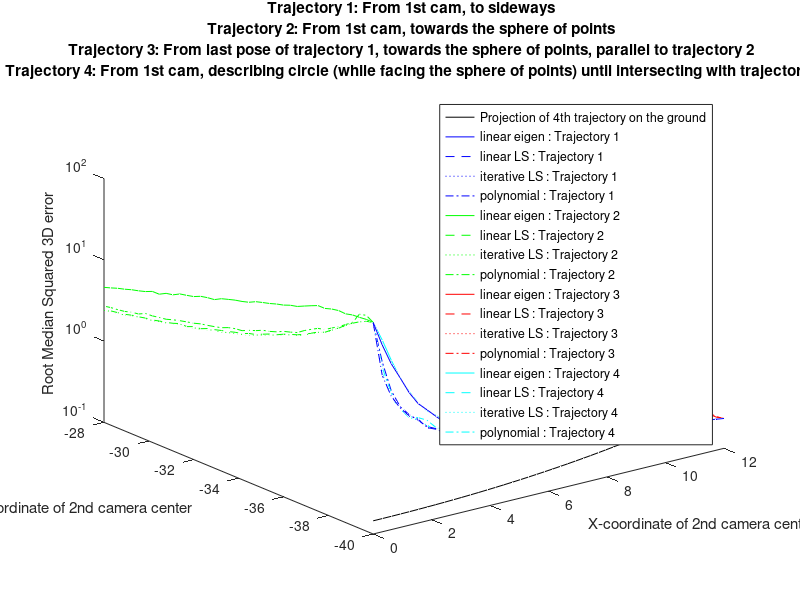
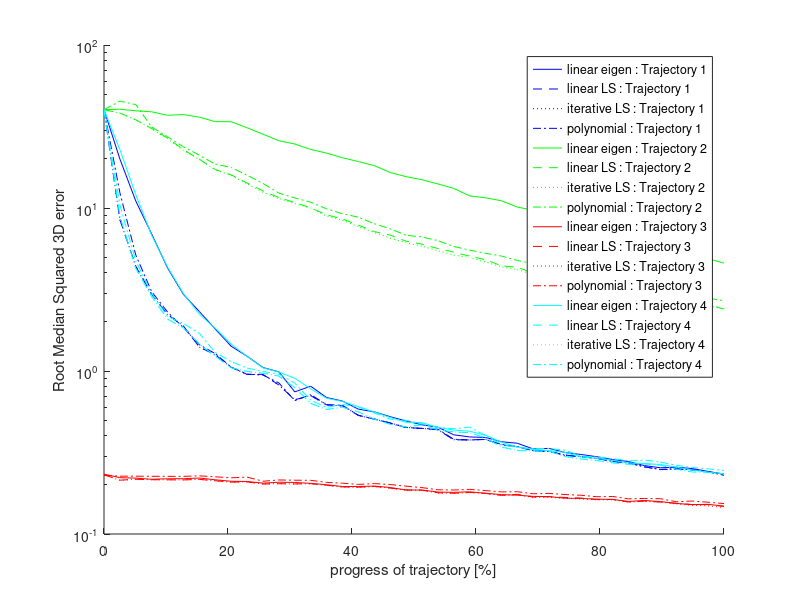
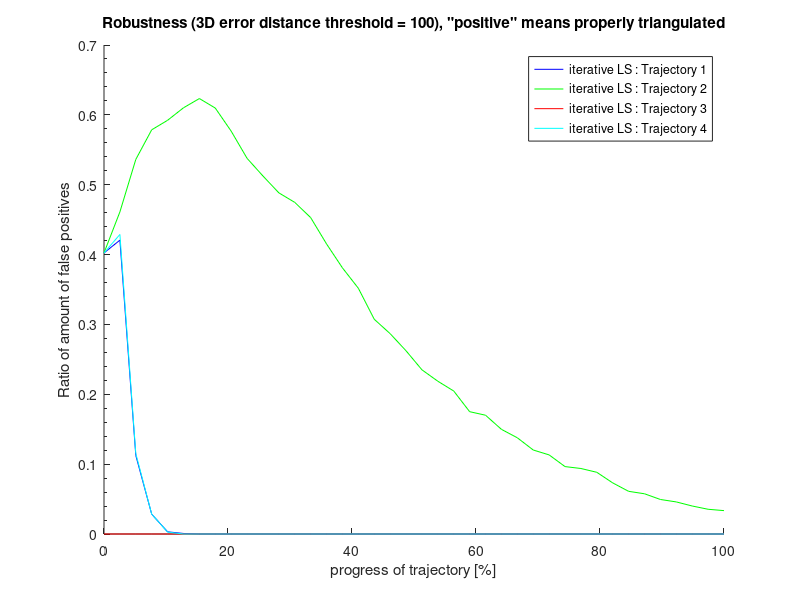
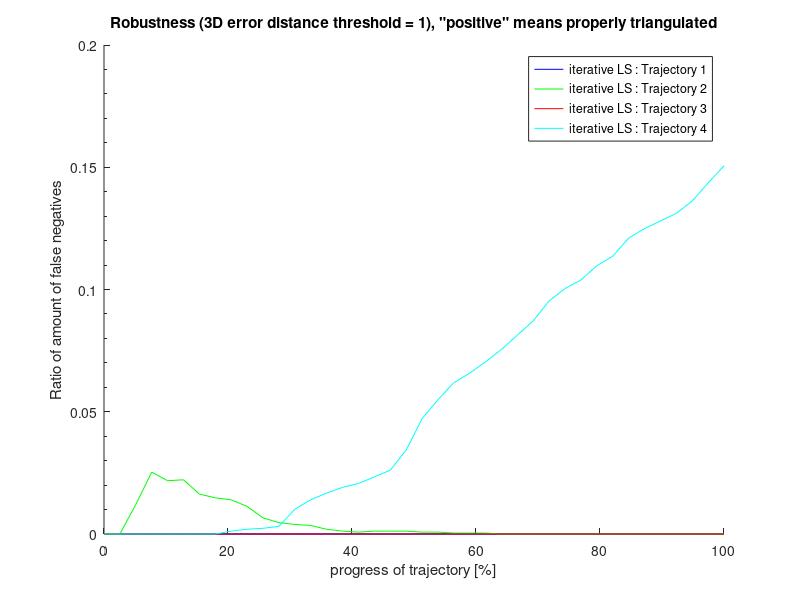

Source code (MATLAB) for these figures, in order:
%% 
% Test 1
%%


%% 
% Test 2
%%

load test2
traj_description = cellstr(traj_description);
triangl_methods = cellstr(triangl_methods);
num_poses = parameters.num_poses;
num_traj = length(traj_description);
num_triangl_methods = length(triangl_methods);

% 3D Plot by visualizing the trajectories

triangl_line_styles = {'-', '--', ':', '-.'};
traj_color_styles = {'b', 'g', 'r', 'c'};

l = cell(0);    % legend
t = cell(0);;    % title
for i = 1 : num_traj
    for j = 1 : num_triangl_methods
        l{j, i} = [strrep(strrep(triangl_methods{j}, '_', ' '), 'triangulation', ''), ': ', 'Trajectory ', num2str(i)];
    end
    t{i} = ['Trajectory ', num2str(i), ': ', traj_description{i}];
end

figure(1)
clf

max_sideways = parameters.max_sideways;
max_towards = parameters.max_towards;
max_angle = parameters.max_angle;
cam_pose_offset = default_parameters.cam_pose_offset;

sideways_values = linspace(0, max_sideways, num_poses);
towards_values = linspace(0, max_towards, num_poses);
angle_values = linspace(0, max_angle, num_poses);

traj_x = zeros(num_poses, num_traj);
traj_z = zeros(num_poses, num_traj);
for i = 1 : num_traj
    if     strcmp(traj_description{i}, 'From 1st cam, to sideways')
        traj_x(:, i) = sideways_values;
        traj_z(:, i) = zeros(size(towards_values)) - cam_pose_offset;
    elseif strcmp(traj_description{i}, 'From 1st cam, towards the sphere of points')
        traj_x(:, i) = zeros(size(sideways_values));
        traj_z(:, i) = towards_values - cam_pose_offset;
    elseif strcmp(traj_description{i}, 'From last pose of trajectory 1, towards the sphere of points, parallel to trajectory 2')
        traj_x(:, i) = sideways_values(end) * ones(size(sideways_values));
        traj_z(:, i) = towards_values - cam_pose_offset;
    elseif strcmp(traj_description{i}, 'From 1st cam, describing circle (while facing the sphere of points) until intersecting with trajectory 3')
        traj_x(:, i) = cam_pose_offset * sin(angle_values);
        traj_z(:, i) = cam_pose_offset * -cos(angle_values);
        plot3(traj_x(:, i), traj_z(:, i), min(err3D_median_summary(:)) * ones(size(traj_z(:, i))), 'k-')    % projection on the ground
    end
end

hold on
for i = 1 : num_traj
    for j = 1 : num_triangl_methods
        plot3(traj_x(:, i), traj_z(:, i), err3D_median_summary(i, :, j), [traj_color_styles{i}, triangl_line_styles{j}])
    end
end
hold off

set(gca, 'zscale', 'log')
xlabel('X-coordinate of 2nd camera center')
ylabel('Z-coordinate of 2nd camera center')
zlabel('Root Median Squared 3D error')
legend(['Projection of 4th trajectory on the ground'; l(:)])
title(strjoin(t, ' \n'))

saveas(gcf, 'test2_err3D_3Dplot.pdf')

% 2D Plot, in function of trajectory progress

figure(2)
clf

progress = linspace(0, 100, num_poses);

hold on
for i = 1 : num_traj
    for j = 1 : num_triangl_methods
        semilogy(progress, err3D_median_summary(i, :, j), [traj_color_styles{i}, triangl_line_styles{j}])
    end
end
hold off

set(gca, 'YMinorTick', 'on')
xlabel('progress of trajectory [%]')
ylabel('Root Median Squared 3D error')
legend(l(:))

saveas(gcf, 'test2_err3D_2Dplot.pdf')

% Robustness Plot of Iterative LS triangulation

j = find(strcmp(triangl_methods, 'iterative_LS_triangulation'));
if length(j)    % iterative_LS exists

    % False positives

    figure(3)
    clf
    
    hold on
    for i = 1 : num_traj
        plot(progress, false_pos_summary(i, :, j), [traj_color_styles{i}, '-']);
    end
    hold off

    set(gca, 'YMinorTick', 'on')
    xlabel('progress of trajectory [%]')
    ylabel('Ratio of amount of false positives')
    legend(l(j, :))
    title(['Robustness (3D error distance threshold = ', num2str(robustness_thresh_max), '), "positive" means properly triangulated'])

    saveas(gcf, 'test2_robustnessFalsePositivesRatio_plot.pdf')

    % False negatives

    figure(4)
    clf
    
    hold on
    for i = 1 : num_traj
        plot(progress, false_neg_summary(i, :, j), [traj_color_styles{i}, '-']);
    end
    hold off

    set(gca, 'YMinorTick', 'on')
    xlabel('progress of trajectory [%]')
    ylabel('Ratio of amount of false negatives')
    legend(l(j, :))
    title(['Robustness (3D error distance threshold = ', num2str(robustness_thresh_min), '), "positive" means properly triangulated'])

    saveas(gcf, 'test2_robustnessFalseNegativesRatio_plot.pdf')
    
end


%% 
% Test 3
%%
